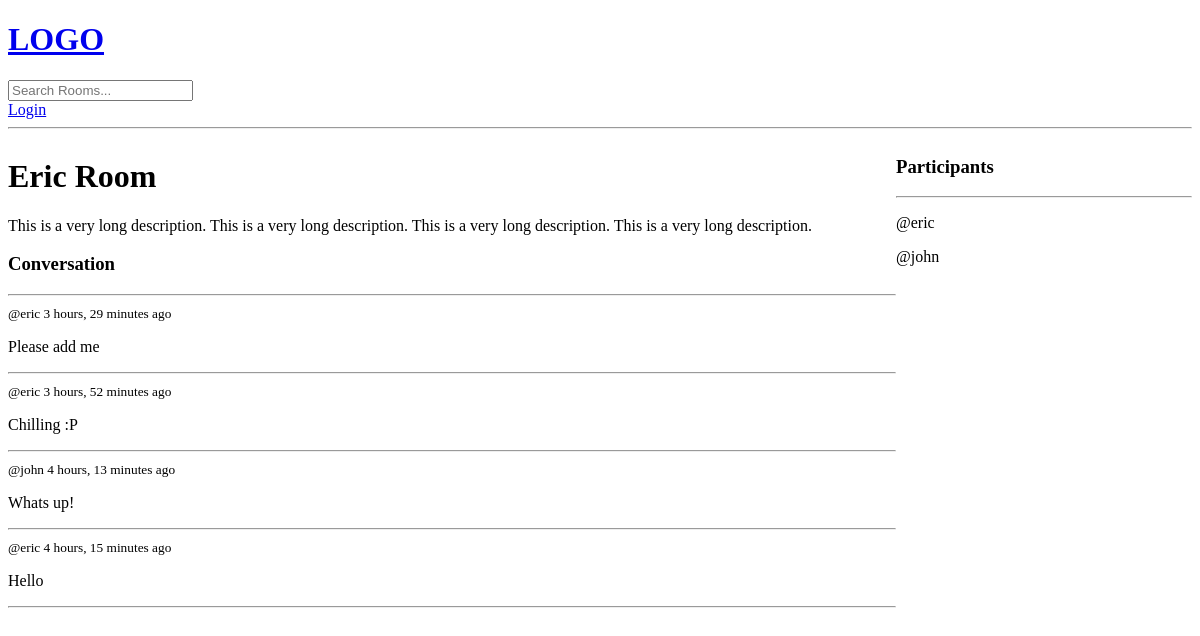
The page /room/6/ on the database as committed earlier.
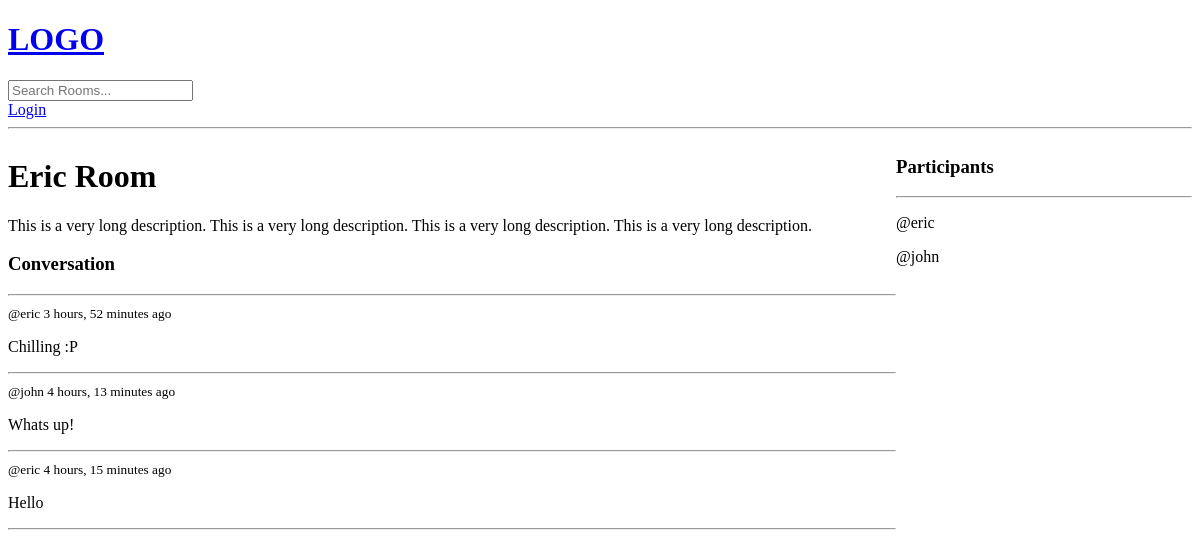
The same page on the database as committed later.
### base/models.py (models this page shows, shortened)
class Room(models.Model):
    host = models.ForeignKey(User, on_delete = models.SET_NULL, null = True)
    topic = models.ForeignKey(Topic, on_delete = models.SET_NULL, null = True)
    name = models.CharField(max_length = 200)
    description = models.TextField(null = True, blank = True)
    participants = models.ManyToManyField(User, related_name = 'participants', blank = True)
    updated = models.DateTimeField(auto_now = True)
    created = models.DateTimeField(auto_now_add = True)
    class Meta:
        ordering = ['-updated', '-created']

class Message(models.Model):
    user = models.ForeignKey(User, on_delete = models.CASCADE)
    room = models.ForeignKey(Room, on_delete = models.CASCADE)
    body = models.TextField()
    updated = models.DateTimeField(auto_now = True)
    created = models.DateTimeField(auto_now_add = True)
    class Meta:
        ordering = ['-updated', '-created']

### base/views.py (the view, shortened to what this page needs)
# urls.py: path('room/<str:pk>/', views.room, name = "room"),
def room(request, pk):
    room = Room.objects.get(id = pk)
    room_messages = room.message_set.all()
    participants = room.participants.all()
    context = {'room': room, 'room_messages': room_messages, 'participants': participants}
    return render(request, 'base/room.html', context)

### base/templates/base/room.html (shortened to what this page needs)
{% extends 'main.html' %}
{% block content %}
<div class = "room-container">
    <div>
        <h1>{{room.name}}</h1>
        <p>{{room.description}}</p>
        <div class = "comment-wrapper">
            <h3>Conversation</h3>
            <hr>
            {% for message in room_messages %}
                <div>
                    <small>@{{message.user}}  {{message.created|timesince}} ago </small>
                    <p>{{message.body}}</p>
                    <hr>
                </div>
            {% endfor %}
        </div>
    </div>
    <div>
        <h3>Participants</h3>
        <hr>
        {% for user in participants %}
            <div>
                <p>@{{user.username}}</p>
            </div>
        {% endfor %}
</div>
{% endblock content %}

### templates/main.html (shortened to what this page needs)
<!DOCTYPE html>
<html>
<head>
</head>
<body>
    {% include 'navbar.html' %}
    {% block content %}
    {% endblock %}
</body>
</html>

### templates/navbar.html
<a href = "/">
    <h1>LOGO</h1>
</a>
<form method = "GET" action = "{% url 'home' %}">
    <input type = "test" name = "q" placeholder = "Search Rooms..." />
</form>
{% if request.user.is_authenticated %}
<p>Hello {{request.user}}</p>
<a href = "{% url 'logout' %}">Logout</a>
{% else %}
<a href = "{% url 'login' %}">Login</a>
{% endif %}
<hr>

### base/templates/base/room.html (style rules this page uses)
.room-container { display: grid; grid-template-columns: 3fr 1fr; }

Rows that differ between the two databases and show on the page:
removed Message: user "eric", created "3 hours, 29 minutes", body "Please add me"
